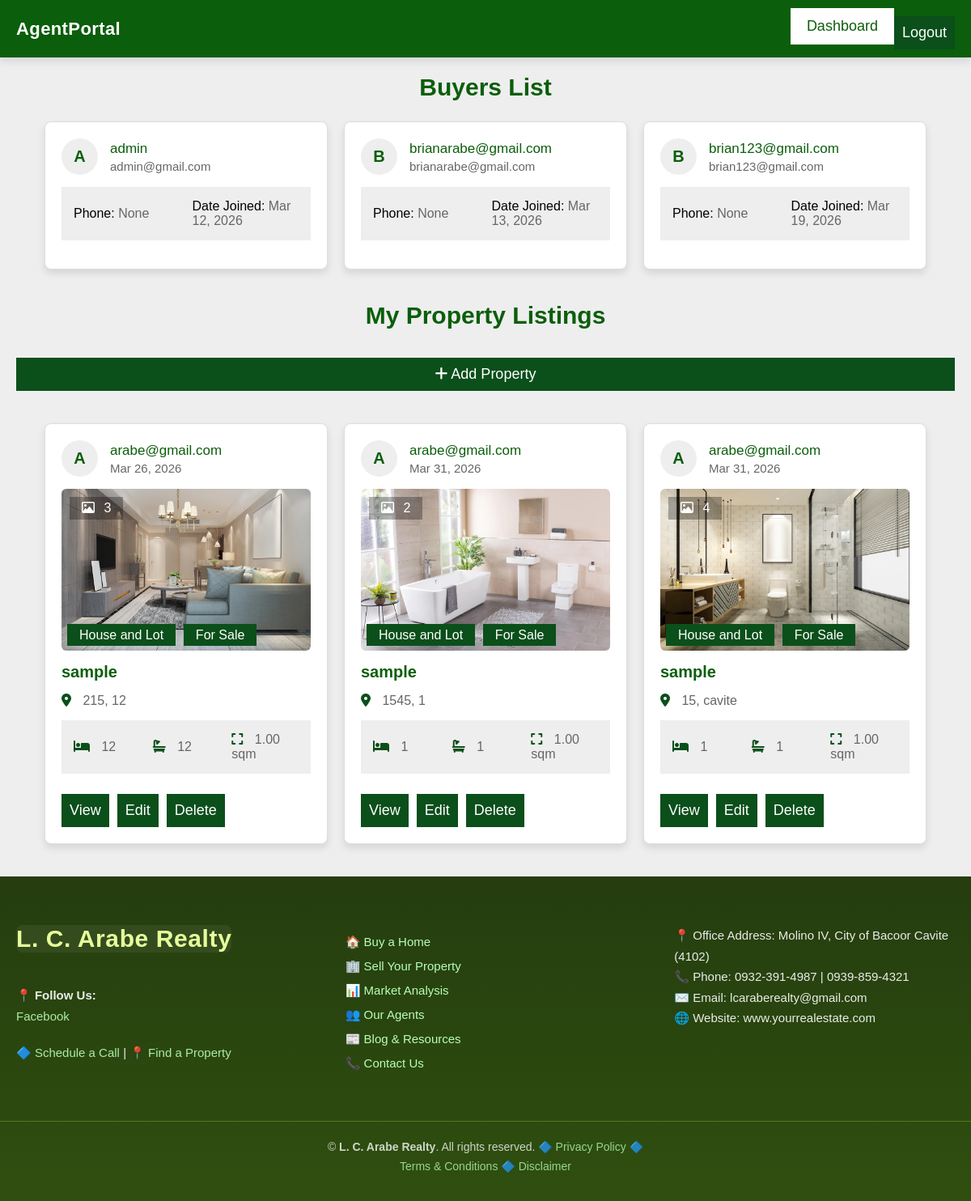
Screenshot of /agent/dashboard/ (signed in) with the database file from the repository.
### app/models.py (models this page shows, shortened)
class CustomUser(AbstractUser):
    phone = models.CharField(max_length=15, blank=True, null=True)
    USER_TYPE = (
        ('buyer', 'Buyer'),
        ('agent', 'Agent'),
        ('broker', 'Broker'),
    )
    user_type = models.CharField(max_length=10, choices=USER_TYPE, default='buyer')
    is_verified = models.BooleanField(default=False)

class Property(models.Model):
    PROPERTY_TYPE = [
        ('house_lot', 'House and Lot'),
    ]
    LISTING_STATUS = [
        ('sale', 'For Sale'),
    ]
    title = models.CharField(max_length=200)
    description = models.TextField()
    property_type = models.CharField(
        max_length=20,
        choices=PROPERTY_TYPE,
        default='house_lot'
    )
    listing_status = models.CharField(
        max_length=10,
        choices=LISTING_STATUS,
        default='sale'
    )
    price = models.DecimalField(max_digits=12, decimal_places=2)
    location = models.CharField(max_length=255)
    city = models.CharField(max_length=100)
    province = models.CharField(max_length=100)
    bedrooms = models.IntegerField()
    bathrooms = models.IntegerField()
    floor_area = models.DecimalField(max_digits=10, decimal_places=2)
    lot_area = models.DecimalField(max_digits=10, decimal_places=2)
    parking_spaces = models.IntegerField(default=0)
    image = models.ImageField(upload_to='property_images/', blank=True, null=True)
    agent = models.ForeignKey(
        settings.AUTH_USER_MODEL,
        on_delete=models.CASCADE
    )
    created_at = models.DateTimeField(auto_now_add=True)
    is_available = models.BooleanField(default=True)

class PropertyImage(models.Model):
    property = models.ForeignKey(Property, on_delete=models.CASCADE, related_name="images")
    image = models.ImageField(upload_to='property_images/')

### app/views.py (the view)
# urls.py: path('agent/dashboard/', agent_dashboard_view, name='agent_dashboard'),
@login_required
def agent_dashboard_view(request):
    buyers = CustomUser.objects.filter(user_type="buyer")
    properties = Property.objects.filter(agent=request.user)
    context = {
        "buyers": buyers,
        "properties": properties,
    }
    return render(request, "agent_dashboard.html", context)

### app/context_processors.py (called while the page is built)
def agent_properties(request):
    if request.user.is_authenticated and request.user.user_type == 'agent':
        properties = Property.objects.filter(agent=request.user).order_by('-created_at')
    else:
        properties = None
    return {'agent_properties': properties}

### app/templates/agent_dashboard.html (shortened to what this page needs)
{% load static %}
<!DOCTYPE html>
<html lang="en">
<head>
<link rel="stylesheet" href="{% static 'css/style.css' %}">
<link rel="stylesheet" href="https://cdnjs.cloudflare.com/ajax/libs/font-awesome/6.2.0/css/all.min.css">
</head>
<body>
<header class="header">
<nav class="navbar nav-1">
<div class="flex">
<a href="#" class="logo">AgentPortal</a>
<ul>
<li><a href="{% url 'agent_dashboard' %}">Dashboard</a></li>
<li>
<form action="{% url 'logout' %}" method="post">
<button type="submit" class="inline-btn">Logout</button>
</form>
</li>
</ul>
</div>
</nav>
</header>
<section class="listings">
<h1 class="heading">Buyers List</h1>
<div class="box-container">
{% for buyer in buyers %}
<div class="box">
<div class="admin">
<h3>{{ buyer.username|slice:":1"|upper }}</h3>
<div>
<p>{{ buyer.username }}</p>
<span>{{ buyer.email }}</span>
</div>
</div>
<div class="flex">
<p>Phone: <span>{{ buyer.phone }}</span></p>
<p>Date Joined: <span>{{ buyer.date_joined|date:"M d, Y" }}</span></p>
</div>
</div>
{% empty %}
<p>No buyers found.</p>
{% endfor %}
</div>
</section>
<section class="listings">
<h1 class="heading">My Property Listings</h1>
<div style="text-align:right; margin-bottom:20px;">
<a href="{% url 'add_property' %}" class="btn">
<i class="fas fa-plus"></i> Add Property
</a>
</div>
{% include "agent/listings.html" %}
</section>
{% include "components/footer.html" %}
</body>
</html>

### app/templates/agent/listings.html (shortened to what this page needs)
{% load static %}
<section class="listings">
<div class="box-container">
{% for property in properties %}
<div class="box">
   <div class="admin">
      <h3>{{ property.agent.username|first|upper }}</h3>
      <div>
         <p>{{ property.agent.username }}</p>
         <span>{{ property.created_at|date:"M d, Y" }}</span>
      </div>
   </div>
   <div class="thumb">
      <p class="total-images">
         <i class="far fa-image"></i>
         <span>{{ property.images.count|default:"0" }}</span>
      </p>
      <p class="type">
         <span>{{ property.get_property_type_display }}</span>
         <span>{{ property.get_listing_status_display }}</span>
      </p>
      {% if property.images.all %}
         <img src="{{ property.images.first.image.url }}" alt="Property Image">
      {% elif property.image %}
         <img src="{{ property.image.url }}" alt="Property Image">
      {% else %}
         <img src="{% static 'images/no-image.png' %}" alt="No Image">
      {% endif %}
   </div>
   <h3 class="name">{{ property.title }}</h3>
   <p class="location">
      <i class="fas fa-map-marker-alt"></i>
      <span>{{ property.location }}, {{ property.city }}</span>
   </p>
   <div class="flex">
      <p><i class="fas fa-bed"></i> <span>{{ property.bedrooms }}</span></p>
      <p><i class="fas fa-bath"></i> <span>{{ property.bathrooms }}</span></p>
      <p><i class="fas fa-expand"></i> <span>{{ property.floor_area }} sqm</span></p>
   </div>
   <div style="margin-top:1rem; display:flex; gap:1rem;">
      <a href="{% url 'property_detail' property.id %}" class="inline-btn">View </a>
      <a href="{% url 'edit_property' property.id %}" class="inline-btn">Edit</a>
      <form action="{% url 'delete_property' property.id %}" method="post">
         <button type="submit" class="inline-btn"
            onclick="return confirm('Are you sure you want to delete this property?');">
            Delete
         </button>
      </form>
   </div>
</div>
{% empty %}
<p style="text-align:center; font-size:1.6rem;">No properties listed.</p>
{% endfor %}
</div>
</section>

### rows the page displays
CustomUser: username "A", username "admin", email "admin@gmail.com", phone "None", date_joined "Mar 12, 2026"
CustomUser: username "B", username "brianarabe@gmail.com", email "brianarabe@gmail.com", phone "None", date_joined "Mar 13, 2026"
CustomUser: username "B", username "brian123@gmail.com", email "brian123@gmail.com", phone "None", date_joined "Mar 19, 2026"
Property: agent.username|first "A", agent.username "arabe@gmail.com", created_at "Mar 26, 2026", images.count "3", property_type "House and Lot", listing_status "For Sale", images.first.image (picture), title "sample", location "215", city "12", bedrooms "12", bathrooms "12", floor_area "1.00"
Property: agent.username|first "A", agent.username "arabe@gmail.com", created_at "Mar 31, 2026", images.count "2", property_type "House and Lot", listing_status "For Sale", images.first.image (picture), title "sample", location "1545", city "1", bedrooms "1", bathrooms "1", floor_area "1.00"
Property: agent.username|first "A", agent.username "arabe@gmail.com", created_at "Mar 31, 2026", images.count "4", property_type "House and Lot", listing_status "For Sale", images.first.image (picture), title "sample", location "15", city "cavite", bedrooms "1", bathrooms "1", floor_area "1.00"
